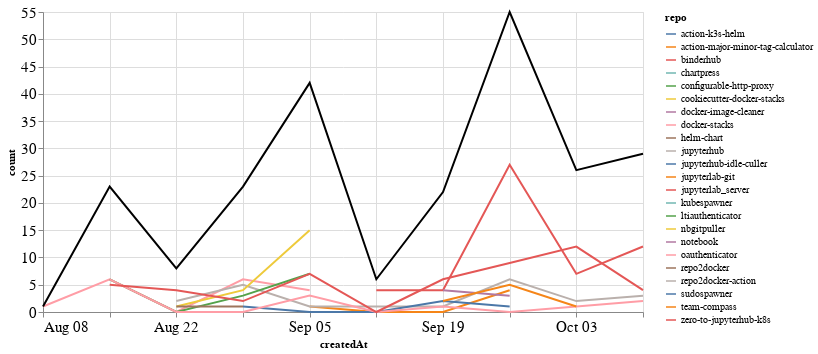

Write notebook code for a chart like this one.
### Markdown cell above
### Comments

### Code cell
comments_time = comments.groupby('repo').resample('W', on='createdAt').count()['author'].reset_index()
comments_time = comments_time.rename(columns={'author': 'count'})
comments_time_total = comments_time.groupby('createdAt').agg({"count": "sum"}).reset_index()
ch1 = alt.Chart(comments_time, width=600).mark_line().encode(
    x='createdAt',
    y='count',
    color='repo',
    tooltip="repo"
)

ch2 = alt.Chart(comments_time_total, width=600).mark_line(color="black").encode(
    x='createdAt',
    y='count',
)

ch1 + ch2

### Figure 1 — Vega-Lite specification as saved in the notebook (floating-point values rounded to 4 significant figures)
{"config": {"axisLeft": {"labelFontSize": 15}, "axisBottom": {"labelFontSize": 15}}, "layer": [{"data": {"name": "data-8a44bc6acf684eac2bb26e152e2158d3"}, "mark": "line", "encoding": {"color": {"type": "nominal", "field": "repo"}, "tooltip": {"type": "nominal", "field": "repo"}, "x": {"type": "temporal", "field": "createdAt"}, "y": {"type": "quantitative", "field": "count"}}, "width": 600}, {"data": {"name": "data-170e12b0679a6301f071ffb8bdc27f13"}, "mark": {"type": "line", "color": "black"}, "encoding": {"x": {"type": "temporal", "field": "createdAt"}, "y": {"type": "quantitative", "field": "count"}}, "width": 600}], "$schema": "https://vega.github.io/schema/vega-lite/v4.8.1.json", "datasets": {"data-8a44bc6acf684eac2bb26e152e2158d3": [{"repo": "action-k3s-helm", "createdAt": "2021-10-10T00:00:00", "count": 5}, {"repo": "action-major-minor-tag-calculator", "createdAt": "2021-09-05T00:00:00", "count": 1}, {"repo": "action-major-minor-tag-calculator", "createdAt": "2021-09-12T00:00:00", "count": 0}, {"repo": "action-major-minor-tag-calculator", "createdAt": "2021-09-19T00:00:00", "count": 0}, {"repo": "action-major-minor-tag-calculator", "createdAt": "2021-09-26T00:00:00", "count": 4}, {"repo": "binderhub", "createdAt": "2021-09-12T00:00:00", "count": 4}, {"repo": "binderhub", "createdAt": "2021-09-19T00:00:00", "count": 4}, {"repo": "binderhub", "createdAt": "2021-09-26T00:00:00", "count": 27}, {"repo": "binderhub", "createdAt": "2021-10-03T00:00:00", "count": 7}, {"repo": "binderhub", "createdAt": "2021-10-10T00:00:00", "count": 12}, {"repo": "chartpress", "createdAt": "2021-09-05T00:00:00", "count": 2}, {"repo": "configurable-http-proxy", "createdAt": "2021-09-19T00:00:00", "count": 2}, {"repo": "cookiecutter-docker-stacks", "createdAt": "2021-09-05T00:00:00", "count": 1}, {"repo": "docker-image-cleaner", "createdAt": "2021-09-19T00:00:00", "count": 4}, {"repo": "docker-image-cleaner", "createdAt": "2021-09-26T00:00:00", "count": 3}, {"repo": "docker-stacks", "createdAt": "2021-08-08T00:00:00", "count": 1}, {"repo": "docker-stacks", "createdAt": "2021-08-15T00:00:00", "count": 6}, {"repo": "docker-stacks", "createdAt": "2021-08-22T00:00:00", "count": 0}, {"repo": "docker-stacks", "createdAt": "2021-08-29T00:00:00", "count": 6}, {"repo": "docker-stacks", "createdAt": "2021-09-05T00:00:00", "count": 4}, {"repo": "helm-chart", "createdAt": "2021-10-10T00:00:00", "count": 1}, {"repo": "jupyterhub", "createdAt": "2021-08-22T00:00:00", "count": 2}, {"repo": "jupyterhub", "createdAt": "2021-08-29T00:00:00", "count": 5}, {"repo": "jupyterhub", "createdAt": "2021-09-05T00:00:00", "count": 1}, {"repo": "jupyterhub", "createdAt": "2021-09-12T00:00:00", "count": 1}, {"repo": "jupyterhub", "createdAt": "2021-09-19T00:00:00", "count": 1}, {"repo": "jupyterhub", "createdAt": "2021-09-26T00:00:00", "count": 6}, {"repo": "jupyterhub", "createdAt": "2021-10-03T00:00:00", "count": 2}, {"repo": "jupyterhub", "createdAt": "2021-10-10T00:00:00", "count": 3}, {"repo": "jupyterhub-idle-culler", "createdAt": "2021-08-29T00:00:00", "count": 1}, {"repo": "jupyterhub-idle-culler", "createdAt": "2021-09-05T00:00:00", "count": 0}, {"repo": "jupyterhub-idle-culler", "createdAt": "2021-09-12T00:00:00", "count": 0}, {"repo": "jupyterhub-idle-culler", "createdAt": "2021-09-19T00:00:00", "count": 2}, {"repo": "jupyterhub-idle-culler", "createdAt": "2021-09-26T00:00:00", "count": 1}, {"repo": "jupyterlab-git", "createdAt": "2021-10-03T00:00:00", "count": 2}, {"repo": "jupyterlab_server", "createdAt": "2021-10-03T00:00:00", "count": 1}, {"repo": "kubespawner", "createdAt": "2021-10-10T00:00:00", "count": 2}, {"repo": "ltiauthenticator", "createdAt": "2021-08-15T00:00:00", "count": 6}, {"repo": "ltiauthenticator", "createdAt": "2021-08-22T00:00:00", "count": 0}, {"repo": "ltiauthenticator", "createdAt": "2021-08-29T00:00:00", "count": 3}, {"repo": "ltiauthenticator", "createdAt": "2021-09-05T00:00:00", "count": 7}, {"repo": "nbgitpuller", "createdAt": "2021-08-22T00:00:00", "count": 1}, {"repo": "nbgitpuller", "createdAt": "2021-08-29T00:00:00", "count": 4}, {"repo": "nbgitpuller", "createdAt": "2021-09-05T00:00:00", "count": 15}, {"repo": "notebook", "createdAt": "2021-08-29T00:00:00", "count": 1}, {"repo": "oauthenticator", "createdAt": "2021-08-15T00:00:00", "count": 6}, {"repo": "oauthenticator", "createdAt": "2021-08-22T00:00:00", "count": 0}, {"repo": "oauthenticator", "createdAt": "2021-08-29T00:00:00", "count": 0}, {"repo": "oauthenticator", "createdAt": "2021-09-05T00:00:00", "count": 3}, {"repo": "oauthenticator", "createdAt": "2021-09-12T00:00:00", "count": 0}, {"repo": "oauthenticator", "createdAt": "2021-09-19T00:00:00", "count": 1}, {"repo": "oauthenticator", "createdAt": "2021-09-26T00:00:00", "count": 0}, {"repo": "oauthenticator", "createdAt": "2021-10-03T00:00:00", "count": 1}, {"repo": "oauthenticator", "createdAt": "2021-10-10T00:00:00", "count": 2}, {"repo": "repo2docker", "createdAt": "2021-08-22T00:00:00", "count": 1}, {"repo": "repo2docker", "createdAt": "2021-08-29T00:00:00", "count": 1}, {"repo": "repo2docker-action", "createdAt": "2021-09-05T00:00:00", "count": 1}, {"repo": "sudospawner", "createdAt": "2021-09-12T00:00:00", "count": 1}, {"repo": "team-compass", "createdAt": "2021-09-19T00:00:00", "count": 2}, {"repo": "team-compass", "createdAt": "2021-09-26T00:00:00", "count": 5}, {"repo": "team-compass", "createdAt": "2021-10-03T00:00:00", "count": 1}, {"repo": "zero-to-jupyterhub-k8s", "createdAt": "2021-08-15T00:00:00", "count": 5}, {"repo": "zero-to-jupyterhub-k8s", "createdAt": "2021-08-22T00:00:00", "count": 4}, {"repo": "zero-to-jupyterhub-k8s", "createdAt": "2021-08-29T00:00:00", "count": 2}, {"repo": "zero-to-jupyterhub-k8s", "createdAt": "2021-09-05T00:00:00", "count": 7}, {"repo": "zero-to-jupyterhub-k8s", "createdAt": "2021-09-12T00:00:00", "count": 0}, {"repo": "zero-to-jupyterhub-k8s", "createdAt": "2021-09-19T00:00:00", "count": 6}, {"repo": "zero-to-jupyterhub-k8s", "createdAt": "2021-09-26T00:00:00", "count": 9}, {"repo": "zero-to-jupyterhub-k8s", "createdAt": "2021-10-03T00:00:00", "count": 12}, {"repo": "zero-to-jupyterhub-k8s", "createdAt": "2021-10-10T00:00:00", "count": 4}], "data-170e12b0679a6301f071ffb8bdc27f13": [{"createdAt": "2021-08-08T00:00:00", "count": 1}, {"createdAt": "2021-08-15T00:00:00", "count": 23}, {"createdAt": "2021-08-22T00:00:00", "count": 8}, {"createdAt": "2021-08-29T00:00:00", "count": 23}, {"createdAt": "2021-09-05T00:00:00", "count": 42}, {"createdAt": "2021-09-12T00:00:00", "count": 6}, {"createdAt": "2021-09-19T00:00:00", "count": 22}, {"createdAt": "2021-09-26T00:00:00", "count": 55}, {"createdAt": "2021-10-03T00:00:00", "count": 26}, {"createdAt": "2021-10-10T00:00:00", "count": 29}]}}
